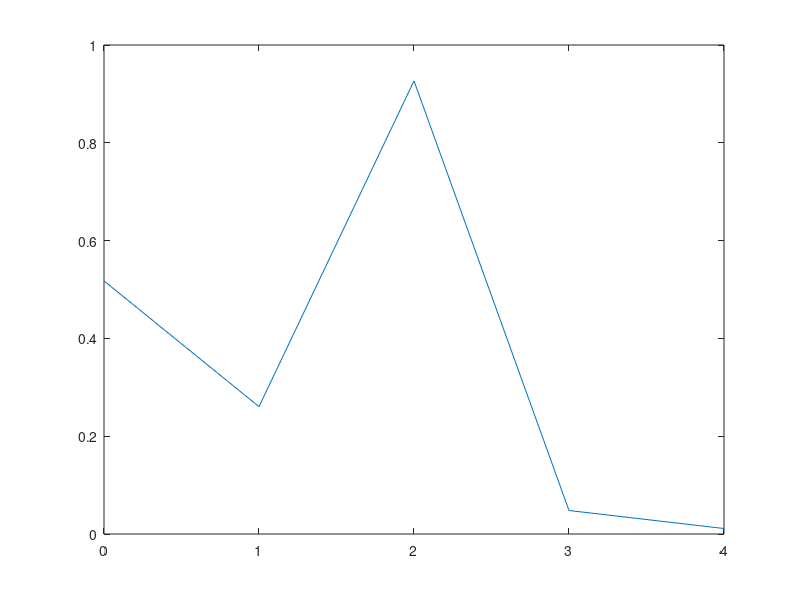

This figure's MATLAB source: (Note: this script raises an error after producing the figure.)
figure(1);

for loop = 0:4
    y = rand(1,5);
    x = [0:4].*(loop+1);
    if loop == 0
        w = plot(x,y);
    else
        w.YData = y;
    end
    pause(0.5);
end